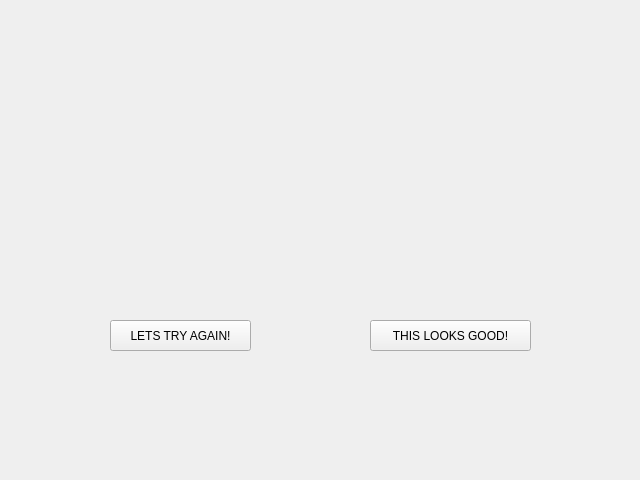
<?xml version="1.0" encoding="UTF-8"?>
<ui version="4.0">
 <class>AcceptPicturePage</class>
 <widget class="QWidget" name="AcceptPicturePage">
  <property name="geometry">
   <rect>
    <x>0</x>
    <y>0</y>
    <width>640</width>
    <height>480</height>
   </rect>
  </property>
  <property name="windowTitle">
   <string>Form</string>
  </property>
  <widget class="QPushButton" name="AcceptPictureButton">
   <property name="geometry">
    <rect>
     <x>370</x>
     <y>320</y>
     <width>161</width>
     <height>31</height>
    </rect>
   </property>
   <property name="text">
    <string>THIS LOOKS GOOD!</string>
   </property>
  </widget>
  <widget class="QPushButton" name="RejectPictureButton">
   <property name="geometry">
    <rect>
     <x>110</x>
     <y>320</y>
     <width>141</width>
     <height>31</height>
    </rect>
   </property>
   <property name="text">
    <string>LETS TRY AGAIN!</string>
   </property>
  </widget>
 </widget>
 <resources/>
 <connections/>
</ui>
